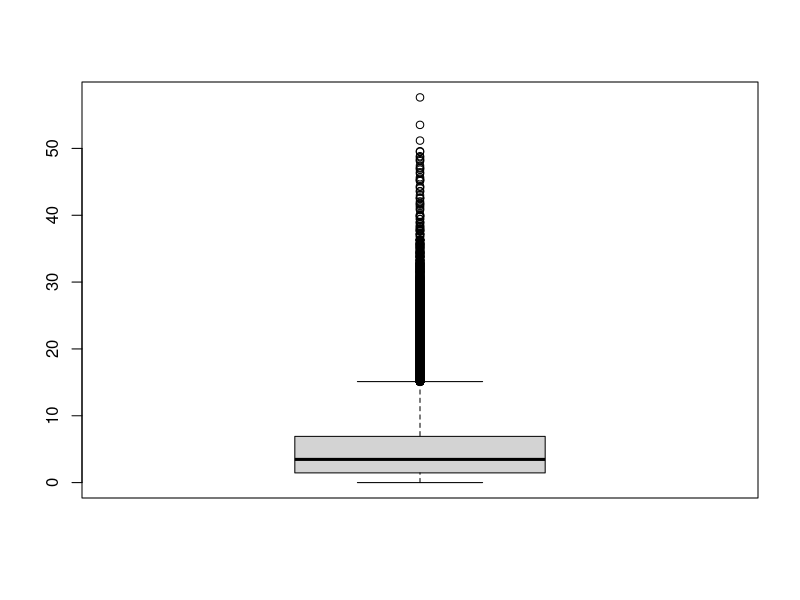
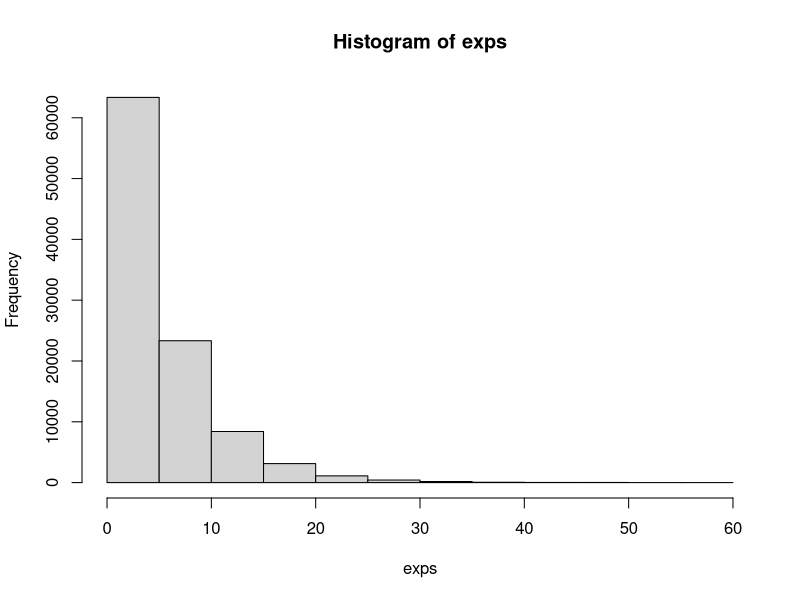

These figures' R source, in order:
n = 100000
sample = runif(n,0,1)
exp = c(1:n) * 0 
lamda = 0.2

exps = c(-lamda^(-1)*log(1-sample))
xs = c(1:n)

boxplot(exps)
hist(exps)

mean(exps)
1/lamda
